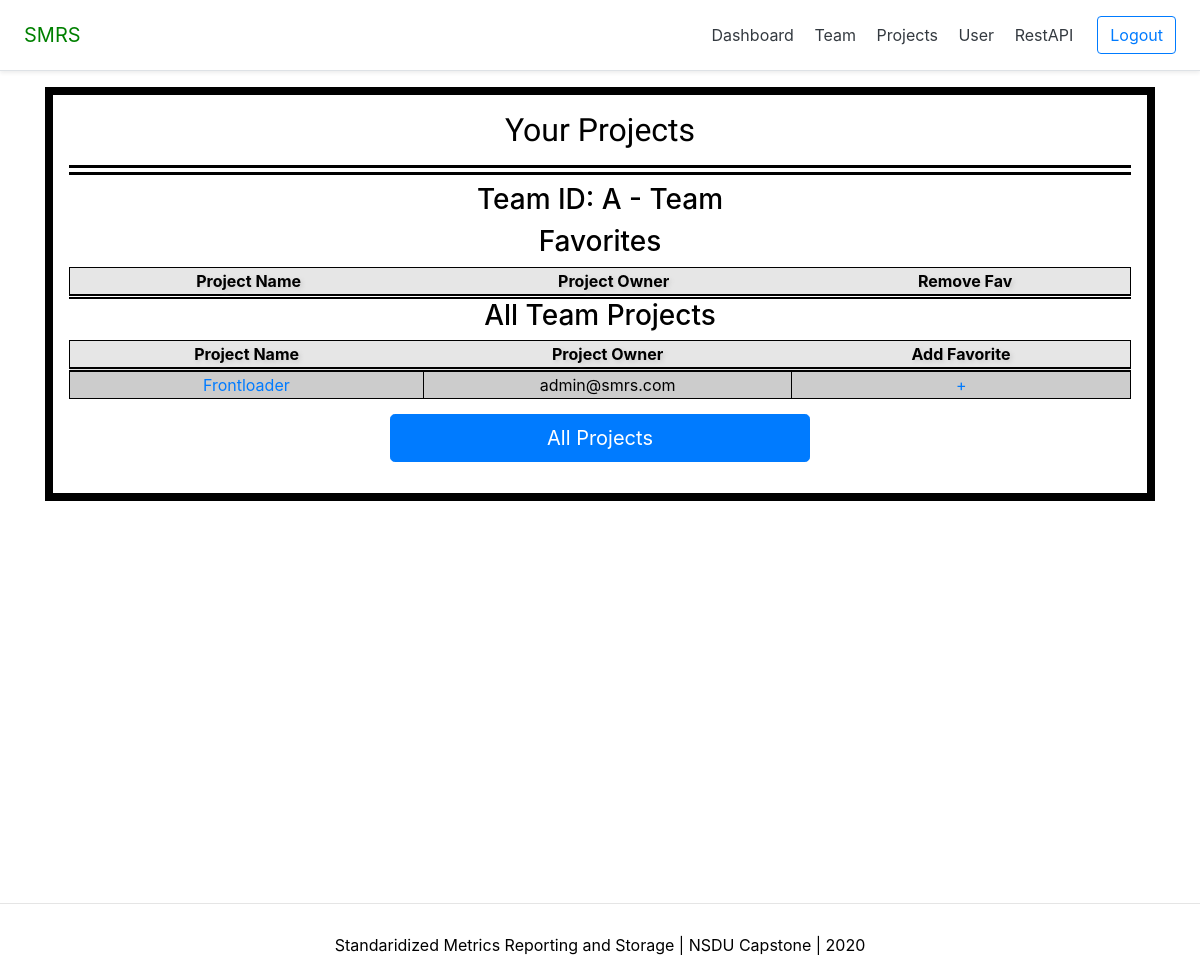
The app's page /dashboard/projects/ (signed in), older data.
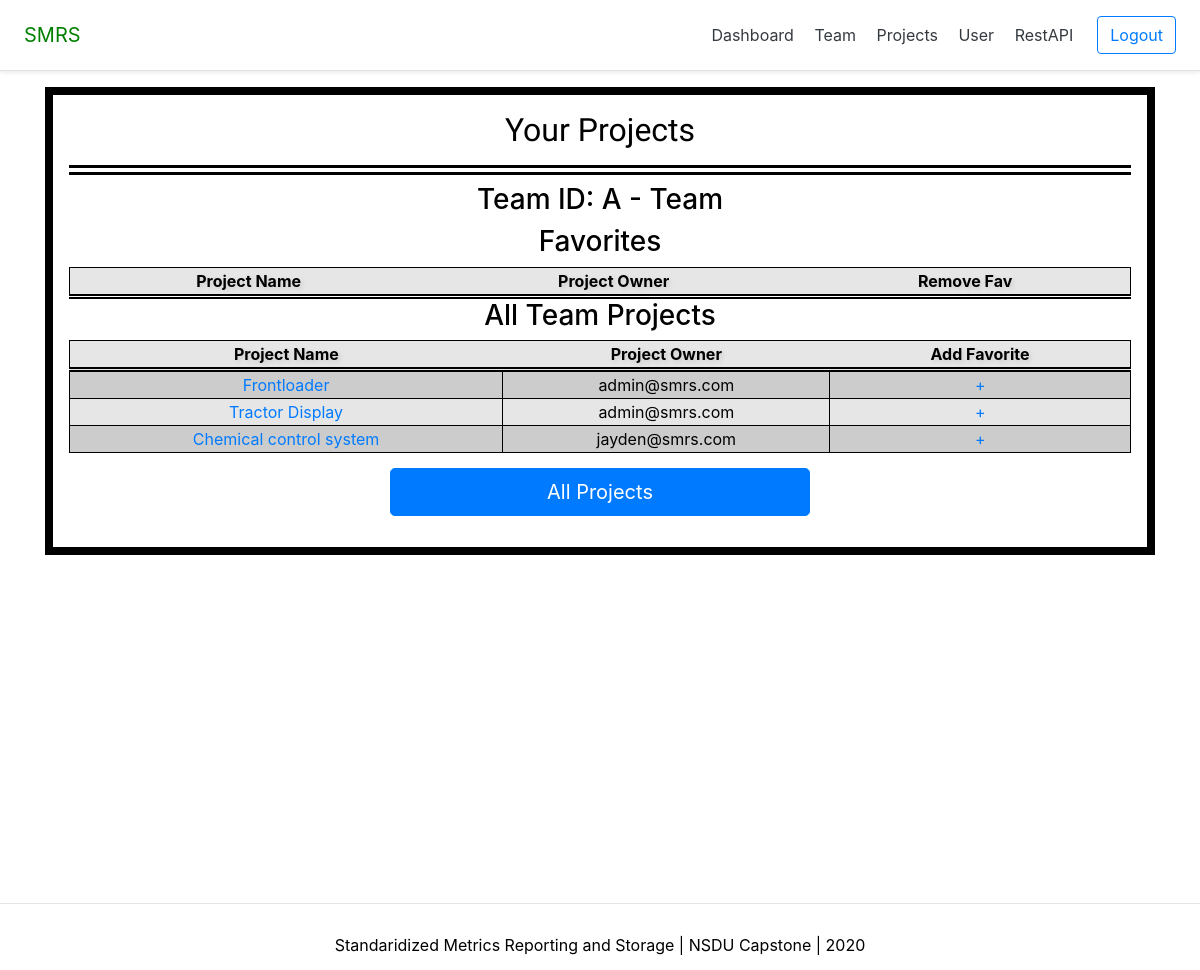
The same page, newer data.
### restAPI/models.py (models this page shows, shortened)
class Project (models.Model):
    name                    = models.CharField(max_length=25)
    productOwner            = models.ForeignKey(model.Account, null = True, blank = True, on_delete=models.CASCADE)
    teamID                  = models.ForeignKey(model.Team, on_delete=models.CASCADE)
    projectNumber           = models.IntegerField()

### account/models.py (models this page shows, shortened)
class Account(AbstractBaseUser):
    email = models.EmailField(
        verbose_name='email address',
        max_length=255,
        unique=True,
    )
    name                = models.TextField()
    racf                = models.CharField(max_length=30, unique=True)
    darkColorScheme     = models.CharField(choices=Theme, default="Light", max_length=10)
    teamid              = models.ForeignKey(Team, blank = True, null = True, on_delete=models.CASCADE)
    date_joined         = models.DateTimeField(auto_now_add=True, editable=False)
    last_login          = models.DateTimeField(auto_now=True)
    is_active           = models.BooleanField(default=True)
    is_staff            = models.BooleanField(default=False) # admin user, non super-user
    is_admin            = models.BooleanField(default=False) # admin
    is_superuser        = models.BooleanField(default=False) # superuser
    USERNAME_FIELD = 'email'
    REQUIRED_FIELDS = ['name','racf'] # username (email) and password are required by default.
    objects = MyAccountManager()
    def __str__(self):
        return self.email

### dashboard/views.py (the view)
# urls.py: path('projects/', project_view, name='project_team'),
def project_view(request):
    context= {}
    user = request.user
    if user.is_authenticated:
        value = request.COOKIES.get('FavoriteProjects')
        if value != None: ## Browser never on the page before
            favs = set(value.split(","))
            blankspace  = ",".join(favs)
            if blankspace != "": ## if empty don't make a request to DB
                favoriteProjects = Project.objects.filter(pk__in = favs ).all()
                context["FavProjects"]= favoriteProjects
        team= Team.objects.filter(pk=user.teamid.pk).first()
        projects = Project.objects.filter(teamID=team)
        context["projects"]=projects
        context["team"]=team.name
    return render(request, "dashboard/projects.html", context)

### dashboard/templates/dashboard/projects.html (shortened to what this page needs)
{% extends 'base.html' %}
{% load static %}
{% block content %}
<head>
<link rel="stylesheet" href="{% static 'css/projects.css' %}">
</head>
<body>
<div class="container">
  <div id="primaryContent">
    <h2 id="title">Your Projects</h2>
    <h3>Team ID: {{team}}</h3>
    <h3>Favorites</h3>
    <table>
      <tr>
        <th>Project Name</th>
        <th>Project Owner</th>
        <th>Remove Fav</th>
      </tr>
    </table>
    <h3>All Team Projects</h3>
    <table>
      <tr>
        <th>Project Name</th>
        <th>Project Owner</th>
        <th>Add Favorite</th>
      </tr>
      {% for project in projects %}
      <tr>
        <td ><a href="{% url 'dashboard:detail' project.pk %}">{{project.name}}</a></td>
        <td>{{project.productOwner}}</td>
        <td><a href="{% url 'dashboard:addfav' project.pk %}">+</a></td>
      </tr>
      {% endfor %}
    </table>
    <div class= "form-signin">
      <a class="btn btn-lg btn-primary btn-block" href="{% url 'dashboard:project_all' %}"> All Projects</a>
    </div>
  </div>
</div>
</body>
{% endblock content %}

Row changes from the older to the newer data that the page shows:
added Project: name "Tractor Display", productOwner "admin@smrs.com"
added Project: name "Chemical control system", productOwner "jayden@smrs.com"
